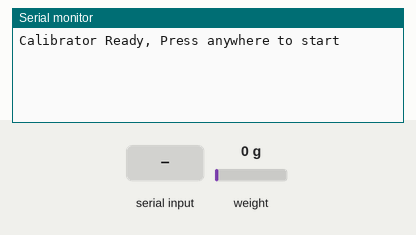
This sketch was run on a simulated Arduino Uno, built with avr-gcc and run on an emulated ATmega328P. Shown: the last lines printed to the serial monitor. The test bench sets the inputs (shaded band); at power-on: weight on the scale 0 g.

Above: at 1.2 s.
1.3 s: "<90,45,200>" received over Serial
At 2.6 s:
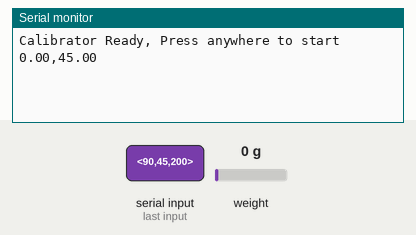
2.9 s: "<30,150,10>" received over Serial
At 4.0 s:
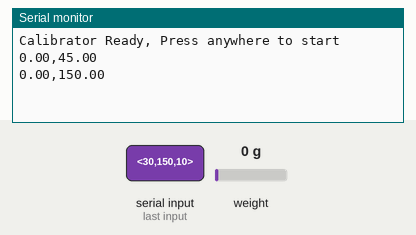

The sketch:

test.ino
```cpp
#include <Arduino.h>
#include <Wire.h>             //http://arduino.cc/en/Reference/Wire
#include <HX711.h>

#define SCK_OUT A2
#define DOUT A1
HX711  scale;
/* This program takes 10 samples from LC + HX711B at
   1-sec interval and then computes the average.*/

unsigned long x = 0, y = 0; //x is gauge factor, is the ratio between the change
// in resistance (ΔR / R) to the Strain value
float res = 0;
unsigned long dataArray[10];
int j = 0;
void setup(){
  Serial.begin(9600);
  // pinMode(DOUT, INPUT); //data line  //Yellow cable
  // pinMode(SCK_OUT, OUTPUT);  //SCK line  //Orange cable
  scale.begin(DOUT, SCK_OUT);
  Serial.println("Calibrator Ready, Press anywhere to start");
}
const byte numChars = 32;
char receivedChars[numChars];
char tempChars[numChars];

float deltaL = 1.2;
float L = 1.2;
float floatFromPC1 = 0.0;
float floatFromPC2 = 0.0;
float value_gain, value_offset = 0;
float result = 0;
float reading;
boolean newData = false;

void clk()
{
  digitalWrite(SCK_OUT, HIGH);
  digitalWrite(SCK_OUT, LOW);
}


void loop() {

  // digitalWrite(A0, LOW);//SCK is made LL
  // // while (digitalRead(DOUT) != LOW){ //wait until Data Line goes LOW
  //   for (int i = 0; i < 24; i++){  //read 24-bit data from HX711

  //     clk();      //generate CLK pulse to get MSB-it at DOUT-pin
  //     bitWrite(x, 0, digitalRead(DOUT));
  //     x = x << 1;
  //   }
  //   clk();  //25th pulse
  //   res = x * 0.000001;
  //   Serial.println(x/120);
  //   y = x;
  //   x = 0;
  //   delay(100);
  // // }
  // dataArray[j] = y;

  // 'Firmware yg Wian buat harus bisa dimasukkan parameter oleh penguji (
  // calibration factor: nilai_gain dan nilai_offset,
  // agar didapat nilai_akhir = (nilai_baca_sensor * nilai_gain) + nilai_offset).
  // Kita butuhkan calibration factor tadi.
  // Jadi ada 2 strain gage yg dikirim, 1 utk reference, 1 utk dimasukkan calibration factor.'

  //  float reading = scale.read();
  //  Serial.println(reading);
  reading = scale.read();

  recvWithStartEndMarkers();
  if (newData == true) {
    strcpy(tempChars, receivedChars);
    // this temporary copy is necessary to protect the original data
    //   because strtok() used in parseData() replaces the commas with \0
    parseData();
    // showParsedData();
    result = (reading * floatFromPC1) + floatFromPC2;
    Serial.print(reading);
    Serial.print(",");
    Serial.println(result);
    newData = false;

    //    value_gain = Serial.read();
    //    value_offset = Serial.read();
    //
    //    result = (reading * value_gain) + value_offset;
    //    Serial.println(result);
    // delay(100);
    // Serial.println("===averaging process=========");
    // unsigned long sum = 0;

    // for (j = 0; j < 10; j++)
    // {
    //   sum += dataArray[j];
    // }
    // Serial.print("Average Count = ");
    // sum = sum / 10;
    // Serial.println(sum);
  }
}

void recvWithStartEndMarkers() {
  static boolean recvInProgress = false;
  static byte ndx = 0;
  char startMarker = '<';
  char endMarker = '>';
  char rc;

  while (Serial.available() > 0 && newData == false) {
    rc = Serial.read();

    if (recvInProgress == true) {
      if (rc != endMarker) {
        receivedChars[ndx] = rc;
        ndx++;
        if (ndx >= numChars) {
          ndx = numChars - 1;
        }
      }
      else {
        receivedChars[ndx] = '\0'; // terminate the string
        recvInProgress = false;
        ndx = 0;
        newData = true;
      }
    }

    else if (rc == startMarker) {
      recvInProgress = true;
    }
  }
}

//============

void parseData() {      // split the data into its parts

  char * strtokIndx; // this is used by strtok() as an index

  // strtokIndx = strtok(tempChars,",");      // get the first part - the string
  // strcpy(messageFromPC, strtokIndx); // copy it to messageFromPC

  // strtokIndx = strtok(NULL, ","); // this continues where the previous call left off
  // integerFromPC = atoi(strtokIndx);     // convert this part to an integer
  strtokIndx = strtok(tempChars, ",");
  floatFromPC1 = atof(strtokIndx);

  strtokIndx = strtok(NULL, ",");
  floatFromPC2 = atof(strtokIndx);     // convert this part to a float

}
```

Measured:
- after the input at 1.3 s, the serial monitor: prints a new line after 0.10 s (image 1)
- after the input at 2.9 s, the serial monitor: prints a new line after 0.11 s (image 2)
